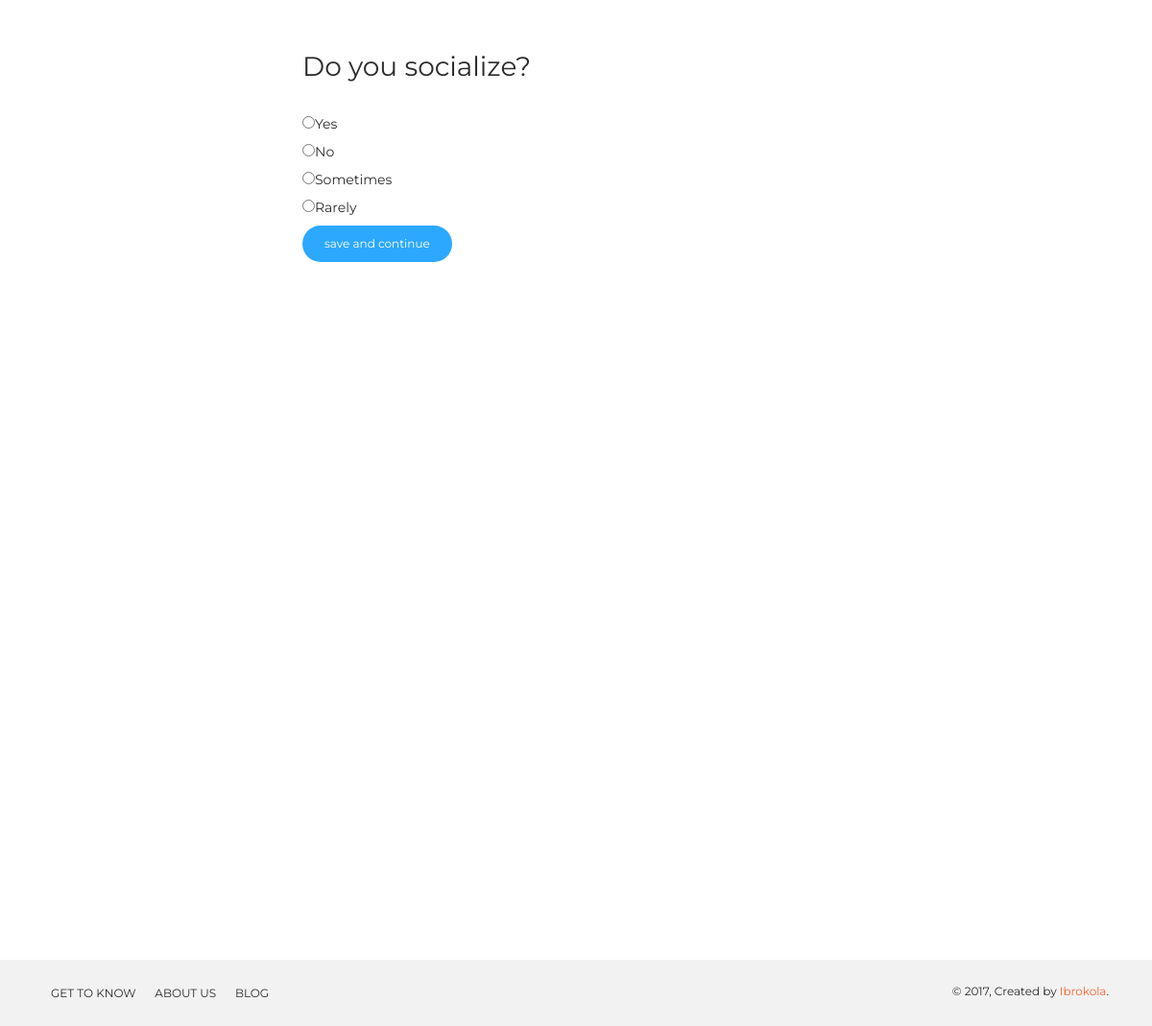
Page /question/ (signed in) on the committed database.
### questions/models.py (models this page shows, shortened)
class Question(models.Model):
	text = models.TextField()
	active =models.BooleanField(default=True)
	draft = models.BooleanField(default=False)
	timestamp = models.DateTimeField(auto_now_add=True, auto_now=False)

class Answer(models.Model):
	question = models.ForeignKey(Question)
	text = models.CharField(max_length=200)
	draft = models.BooleanField(default=False)
	timestamp = models.DateTimeField(auto_now_add=True, auto_now=False)

### questions/views.py (the view, shortened to what this page needs)
# urls.py: url(r'^question/$', views.create_view, name='question_home'),
def create_view(request):
	if request.user.is_authenticated():
		form = UserResponseForm(request.POST or None)
		queryset = Question.objects.all().order_by('-timestamp')
		instance = queryset[1]
		template = "questions/questions.html"
		context = {
			"form": form,
			"instance":instance
		}
		return render(request, template, context)
	else:
		raise Http404

### questions/forms.py (shortened to what this page needs)
class UserResponseForm(forms.Form):
	question_id = forms.IntegerField()
	answer_id = forms.IntegerField()
	importance_level = forms.ChoiceField(choices=LEVELS)
	their_answer_id = forms.IntegerField()
	their_importance_level = forms.ChoiceField(choices=LEVELS)

### templates/questions/questions.html (shortened to what this page needs)
{% extends 'base.html' %}
{% load static %}
{% block content %}
<div class='col-sm-6 offset-sm-3' style="padding-top: 50px;">
	<form method='POST' action="">{% csrf_token %}
	<h3>{{ instance.text }}</h3>
	{% for ans in instance.answer_set.all %}
		<input type='radio' name='answer_id' class="radio" value='{{ ans.id }}' /><label for='radio'>{{ ans.text }}</label><br>
	{% endfor %}
	<input type='submit' class='btn btn-info btn-round' value='save and continue'>
	</form>
</div>
{% endblock %}

### rows in the picture
Question: text "Do you socialize?"
Answer: text "Yes"
Answer: text "No"
Answer: text "Sometimes"
Answer: text "Rarely"
